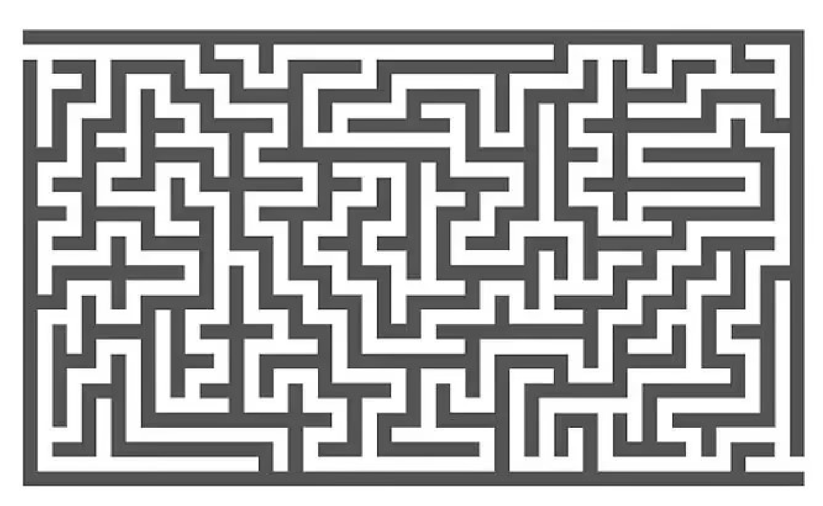
#> input picture test/img_2.png, 823 x 506 px
$ python ImageTest1.py
#> lines starting #> are read from the running program, lines starting #| are printed output that depends on the picture; after the words box and inside, x2 and y2 are one past the last pixel; in counts of white or black regions, pixels touching at a corner belong together
import cv2
import numpy as np

# 读取图像
img = cv2.imread("img_2.png")
#> img is the input picture: shape (506, 823, 3); min 20, max 255, mean 176
thres_min = 150  # 二值化最小阈值

if not img is None:
    # 二值化处理
    ret, img = cv2.threshold(img, thres_min, 255, cv2.THRESH_BINARY)
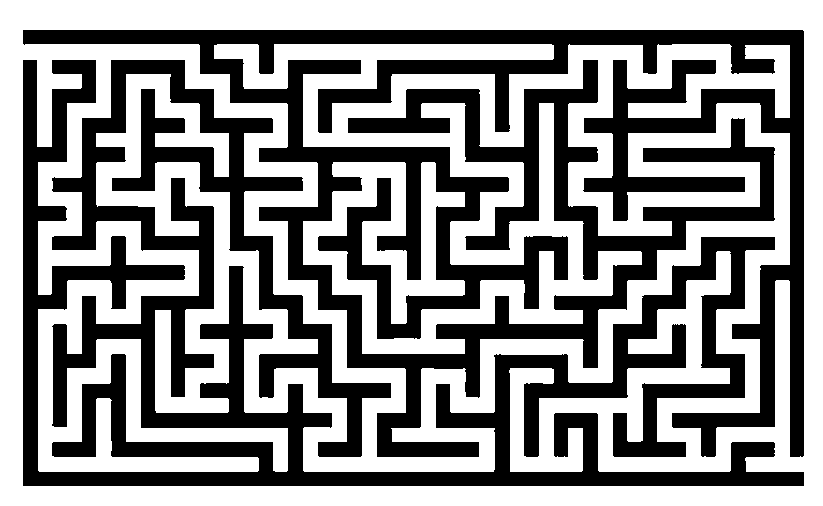
#> img: shape (506, 823, 3); 56.1% white; 2 black regions, box (x1, y1, x2, y2) and area: (23, 30, 804, 457) 93492, (23, 60, 804, 486) 89168
#> ret = 150
    cv2.imshow("img_thres", img)

    # img备份，转换为灰度图，并反转
    copy = img.copy()
    copy = cv2.cvtColor(copy, cv2.COLOR_BGR2GRAY)
    ret, copy = cv2.threshold(copy, thres_min, 255, cv2.THRESH_BINARY_INV)
#> copy: shape (506, 823); 43.9% white; 2 white regions
    cv2.imshow("copy", copy)

    # 查找轮廓，并绘制在全黑图像上
    contours, hierarchy = cv2.findContours(copy, cv2.RETR_EXTERNAL, cv2.CHAIN_APPROX_SIMPLE)
#> contours = 2 contours; box (x1, y1, x2, y2) and area: (23, 30, 804, 457) 87111, (23, 60, 804, 486) 83088
    draw = np.zeros_like(img)
    cv2.drawContours(draw, contours, 0, (255, 255, 255), -2)
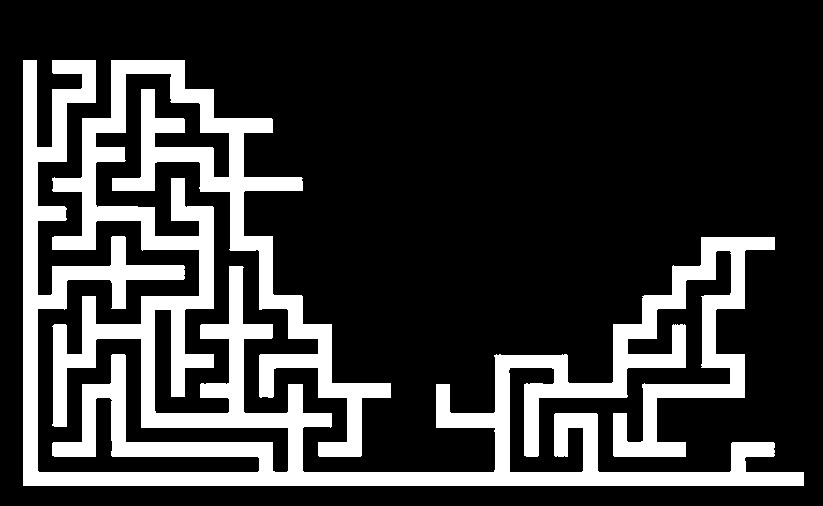
#> draw: shape (506, 823, 3); 21.4% white; 1 white region, box (x1, y1, x2, y2) and area: (23, 60, 804, 486) 89168
    cv2.imshow("img2", draw)

    # 进行膨胀腐蚀操作
    kernel = cv2.getStructuringElement(cv2.MORPH_RECT, (19, 19))
    dilated = cv2.dilate(draw, kernel, iterations=2)
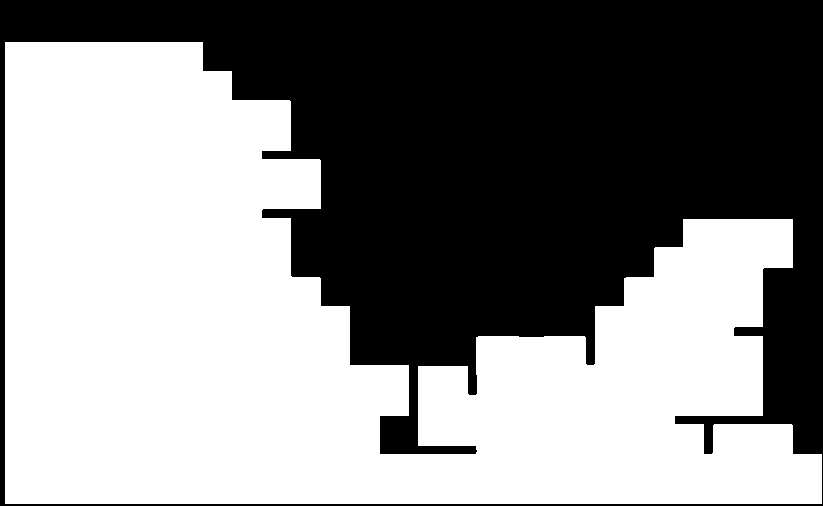
#> dilated: shape (506, 823, 3); 53.5% white; 1 black region, box (x1, y1, x2, y2) and area: (0, 0, 823, 506) 193581
    cv2.imshow("dilate", dilated)
    eroded = cv2.erode(dilated, kernel, iterations=2)
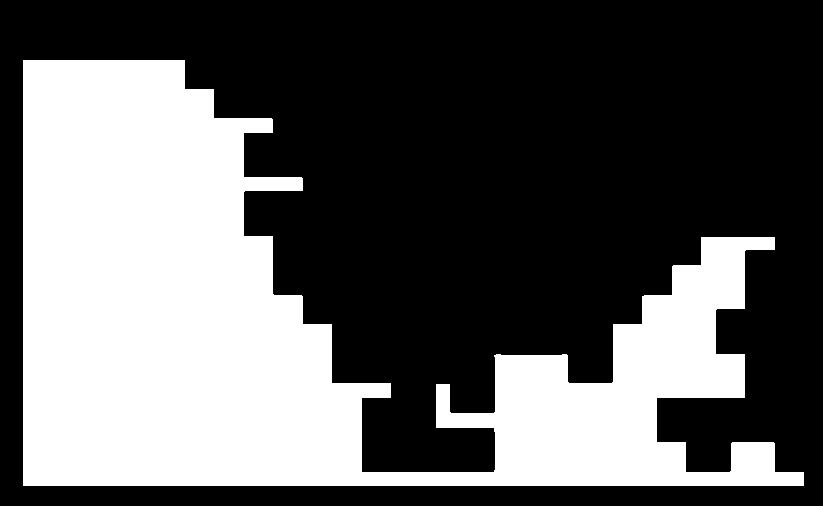
#> eroded: shape (506, 823, 3); 37.2% white; 1 white region, box (x1, y1, x2, y2) and area: (23, 60, 804, 486) 154781
    cv2.imshow("erode", eroded)

    # 膨胀腐蚀相减
    diff = cv2.absdiff(dilated, eroded)
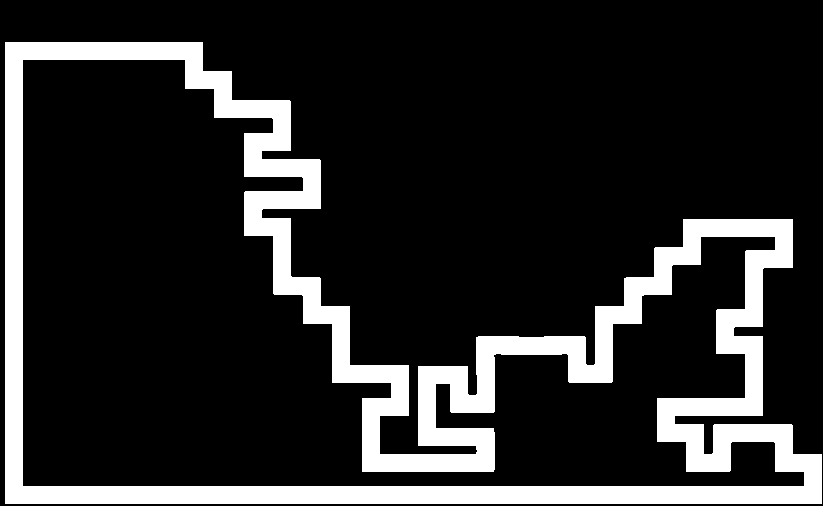
#> diff: shape (506, 823, 3); 16.3% white; 1 white region, box (x1, y1, x2, y2) and area: (5, 42, 822, 504) 68076
    diff = cv2.cvtColor(diff, cv2.COLOR_BGR2GRAY)
#> diff: shape (506, 823); 16.3% white; 1 white region
    cv2.imshow("diff", diff)

    # 在差异图diff中查找轮廓，并在原图上绘制轮廓
    contours2, hierarchy2 = cv2.findContours(diff, cv2.RETR_EXTERNAL, cv2.CHAIN_APPROX_SIMPLE)
#> contours2 = 1 contour; box (x1, y1, x2, y2) and area: (5, 42, 822, 504) 220956
    cv2.drawContours(img, contours2, 0, (0, 0, 255), -1)
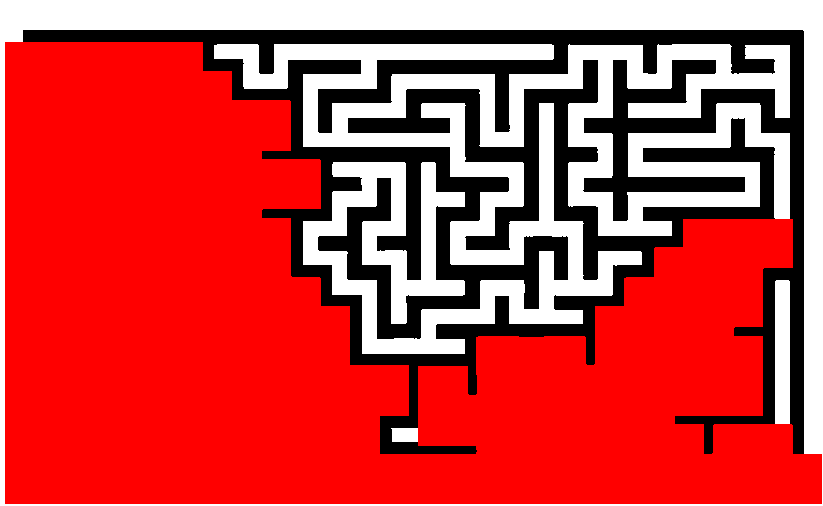
#> img: shape (506, 823, 3); mean B, G, R 65.6, 65.6, 202.1
    cv2.imshow("result", img)

cv2.waitKey(0)

$ run again, with test/img_3.png copied over test/img_2.png
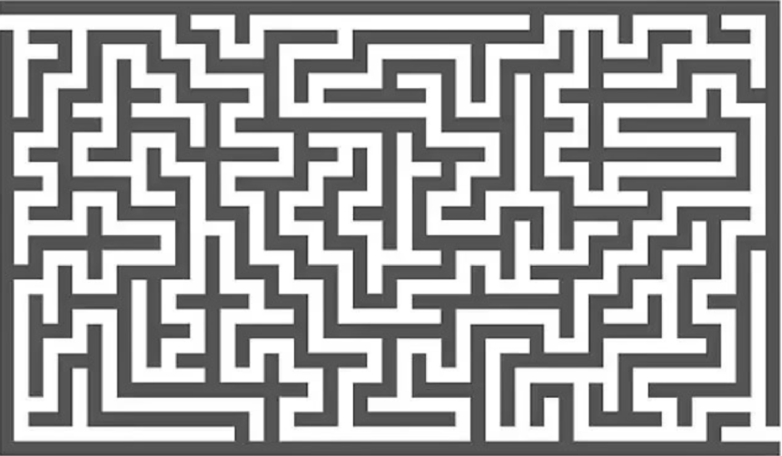
#> input picture test/img_3.png, 782 x 456 px
#> img is the input picture: shape (456, 782, 3); min 34, max 255, mean 163.3
#> `ret, img = cv2.threshold(img, thres_min, 255, cv2.THRESH_BINARY)`:
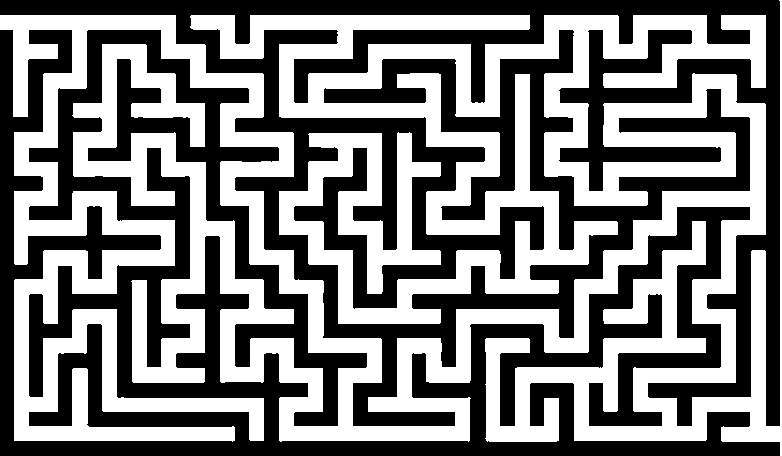
#> img: shape (456, 782, 3); 48.6% white; 1 white region, box (x1, y1, x2, y2) and area: (0, 0, 782, 456) 173384
#> ret = 150
#> contours = 2 contours; box (x1, y1, x2, y2) and area: (0, 0, 780, 426) 87439, (0, 30, 780, 456) 83362
#> draw: shape (456, 782, 3); 25.1% white; 1 white region, box (x1, y1, x2, y2) and area: (0, 30, 780, 456) 89416
#> dilated: shape (456, 782, 3); 55.9% white; 1 black region, box (x1, y1, x2, y2) and area: (0, 0, 782, 424) 157228
#> eroded: shape (456, 782, 3); 43.4% white; 1 white region, box (x1, y1, x2, y2) and area: (0, 30, 782, 456) 154688
#> contours2 = 1 contour; box (x1, y1, x2, y2) and area: (0, 12, 782, 442) 42230
#> `cv2.drawContours(img, contours2, 0, (0, 0, 255), -1)`:
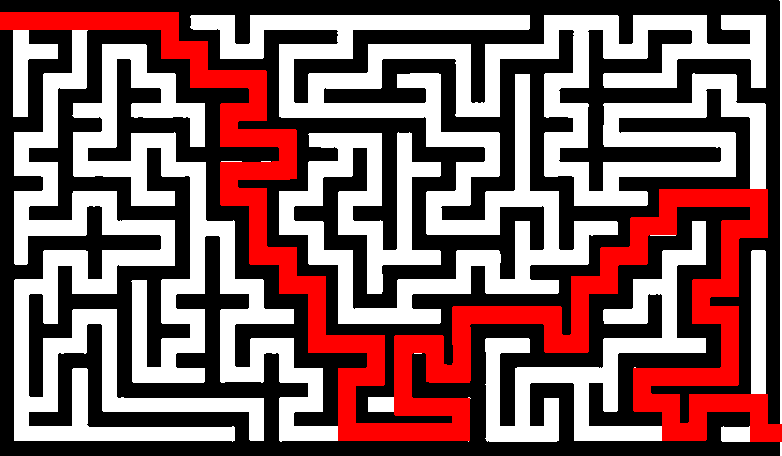
#> img: shape (456, 782, 3); 12.53% of pixels changed, all inside (x1, y1, x2, y2) = (0, 12, 782, 442)
